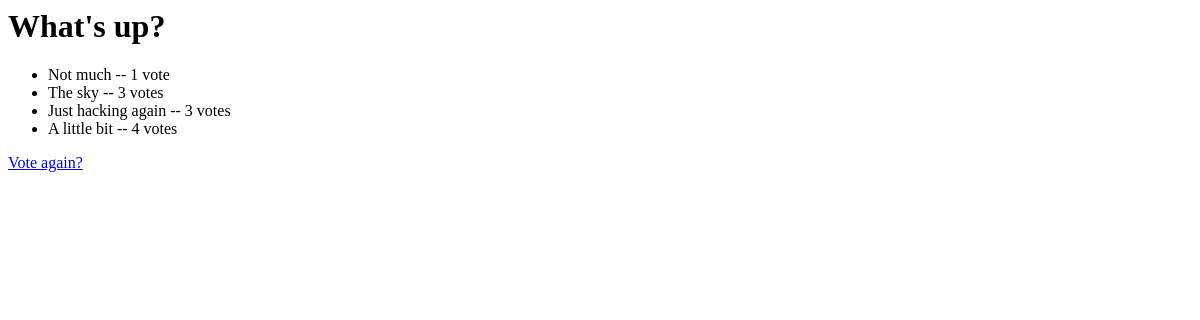
Before: /polls/1/result/ with the older database file.
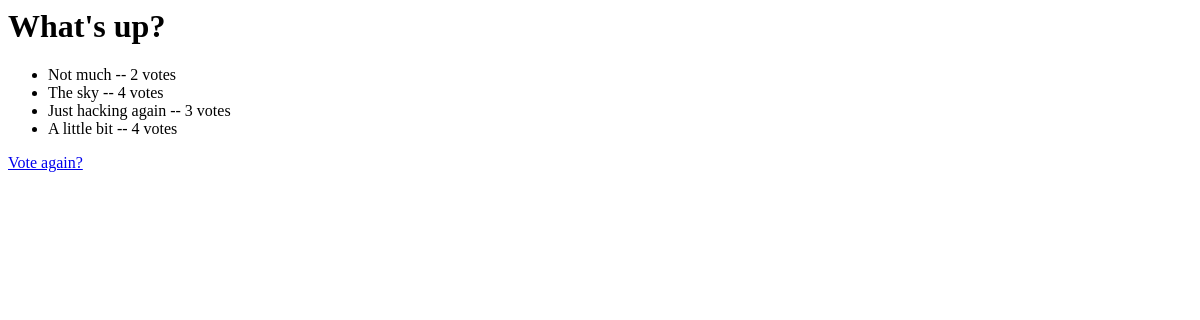
After: the same page with the newer database file.
### polls/models.py (models this page shows, shortened)
class Question(models.Model):
    question_text = models.CharField(max_length=200)
    pub_date = models.DateTimeField('date published')

class Choice(models.Model):
    question = models.ForeignKey(Question, on_delete=models.CASCADE)
    choice_text = models.CharField(max_length=200)
    votes = models.IntegerField(default=0)

### polls/views.py (the view)
# urls.py: path('<int:pk>/result/', views.ResultsView.as_view(), name='results'),
class ResultsView(generic.DetailView):
    model = Question
    template_name = 'polls/results.html'

### polls/templates/polls/results.html
<h1>{{ question.question_text }}</h1>
<ul>
  {% for choice in question.choice_set.all %}
    <li>{{ choice.choice_text }} -- {{ choice.votes }} vote{{ choice.votes|pluralize }}</li>
  {% endfor %}
</ul>
<a href="{% url 'polls:detail' question.id %}">Vote again?</a>

Changed rows visible on the page:
changed Choice "Not much": votes "1" → "2"
changed Choice "The sky": votes "3" → "4"
